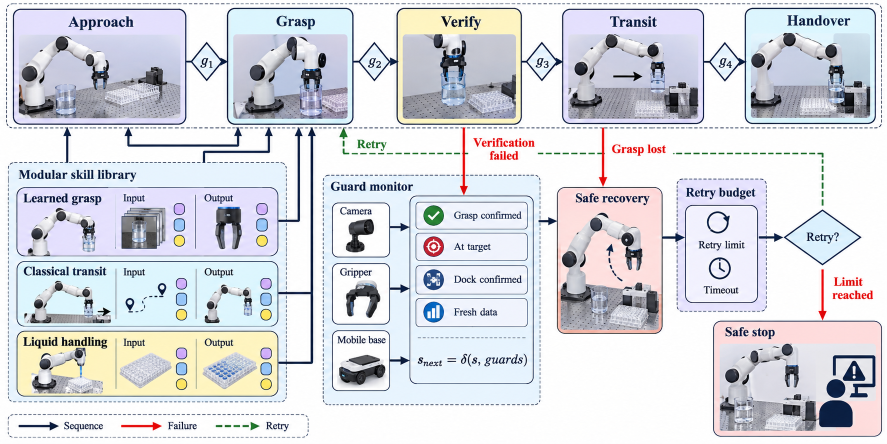
#> input picture ieee_template/images/mechanisms/hsm_recovery_reference_style_before_panda.png, 1774 x 887 px (shown at 1/2 size)
$ python replace_hsm_panda_photos.py
#> lines starting #> are read from the running program, lines starting #| are printed output that depends on the picture; after the words box and inside, x2 and y2 are one past the last pixel; in counts of white or black regions, pixels touching at a corner belong together
"""Replace only raster inset regions, leaving the reference layout unchanged."""
from pathlib import Path
from PIL import Image, ImageOps, ImageDraw
import numpy as np

root = Path(__file__).parent / 'images'
target = root / 'mechanisms/hsm_recovery_reference_style_draft.png'
backup = target.with_name('hsm_recovery_reference_style_before_panda.png')
if not backup.exists():
    backup.write_bytes(target.read_bytes())
base = Image.open(backup).convert('RGB')
#> base is the input picture: PIL image 1774x887 RGB; mean R, G, B 214.8, 216.6, 222.6
out = base.copy()
photos = Image.open(root / 'liquid_operation.png.png').convert('RGB')
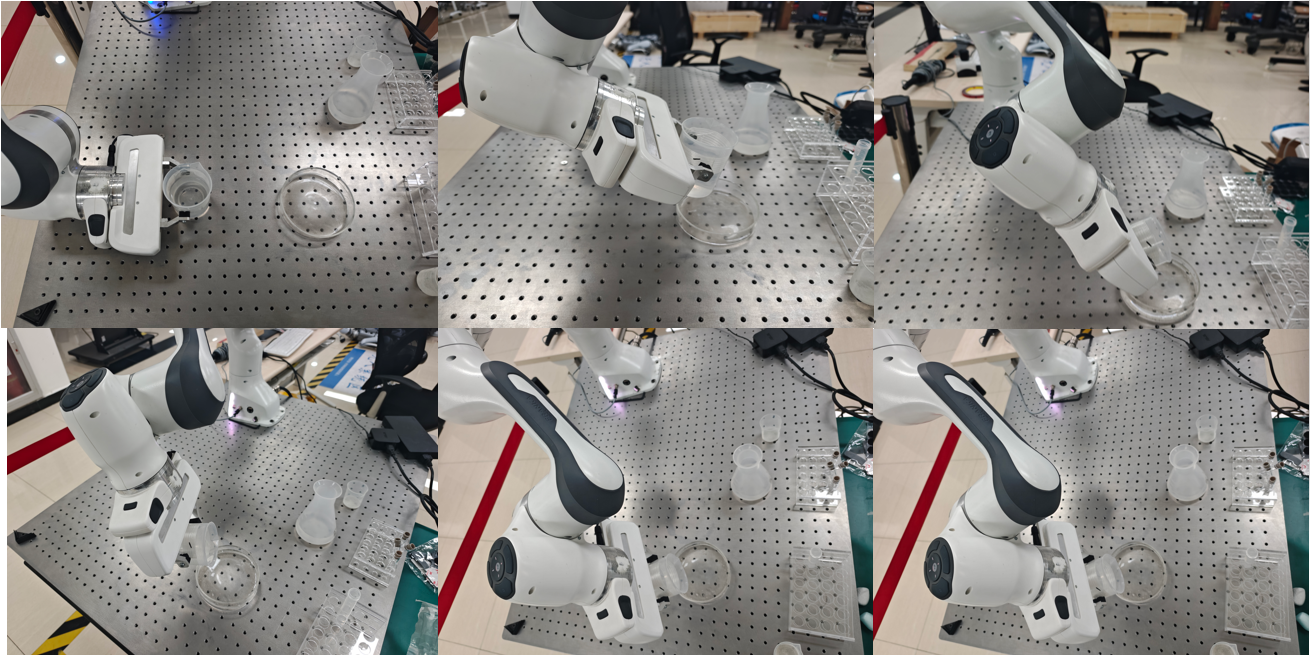
#> input picture ieee_template/images/liquid_operation.png.png, 1310 x 655 px
#> photos is the input picture: PIL image 1310x655 RGB; mean R, G, B 138.1, 135.3, 131.9
w,h = photos.size
#> w = 1310; h = 655

def frame(i):
    r,c = divmod(i,3)
    return photos.crop((c*w//3,r*h//2,(c+1)*w//3,(r+1)*h//2))

changed = Image.new('L',base.size,0)
#> changed: PIL image 1774x887 L; every value is 0
mark = ImageDraw.Draw(changed)

def insert(rect, photo, focus=(.5,.5)):
    x0,y0,x1,y1=rect
    inset=ImageOps.fit(photo,(x1-x0,y1-y0),method=Image.Resampling.LANCZOS,centering=focus)
    out.paste(inset,(x0,y0))
    mark.rectangle((x0,y0,x1-1,y1-1),fill=255)

# Top stages: original Panda photo crops, no pose synthesis.
for rect,i in [((38,70,361,236),0),((466,70,695,237),3),
               ((806,70,1032,237),3),((1136,70,1396,237),4),
               ((1502,69,1740,236),5)]:
    insert(rect,frame(i))
#> this loop made 5 passes
#> (x0 in insert, y0 in insert, x1 in insert, y1 in insert) on passes 1 to 5: (38, 70, 361, 236), (466, 70, 695, 237), (806, 70, 1032, 237), (1136, 70, 1396, 237), (1502, 69, 1740, 236)
#> pass 1, in insert, `inset=ImageOps.fit(photo,(x1-x0,y1-y0),method=Image.Resampling.LANCZOS..`:
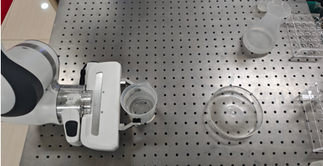
#> inset: PIL image 323x166 RGB; mean R, G, B 133.4, 130.7, 127.4

# Skill library illustrations and image input thumbnails.
insert((49,412,222,509),frame(0))
insert((246,443,310,494),frame(3))
insert((48,561,223,646),frame(4))
#> in insert (call 8), `x0,y0,x1,y1=rect`: x0 = 48; y0 = 561; x1 = 223; y1 = 646
#> in insert (call 8), `inset=ImageOps.fit(photo,(x1-x0,y1-y0),method=Image.Resampling.LANCZOS..`:
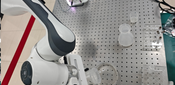
#> inset: PIL image 175x85 RGB; mean R, G, B 149, 145.1, 142.6
insert((398,561,511,646),frame(4))
insert((50,696,218,781),frame(1))
#> in frame (call 10), `return photos.crop((c*w//3,r*h//2,(c+1)*w//3,(r+1)*h//2))`:
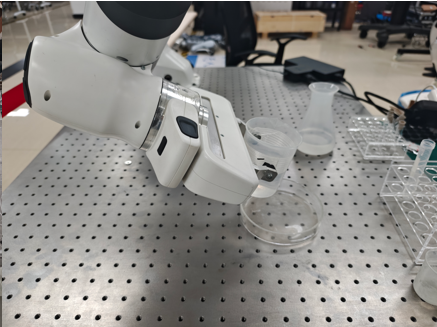
#> returned value: PIL image 437x327 RGB; mean R, G, B 140.1, 137.8, 134.1

# The actual installed gripper, not a generic generated end effector.
gripper=frame(0).crop((78,122,201,274))
insert((409,414,494,502),gripper)
insert((686,568,762,640),gripper)

# Recovery and safe-stop retain their module titles, frame, and operator icon.
insert((1122,418,1318,659),frame(5),focus=(.33,.5))
#> in frame (call 12), `return photos.crop((c*w//3,r*h//2,(c+1)*w//3,(r+1)*h//2))`:
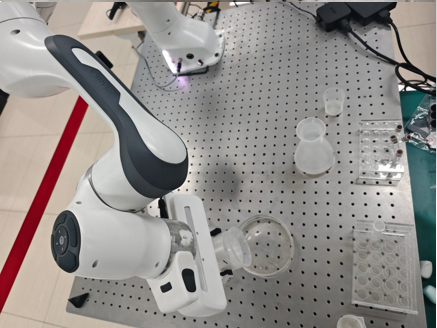
#> returned value: PIL image 437x328 RGB; mean R, G, B 147.3, 143.2, 140.1
#> in insert (call 13), `x0,y0,x1,y1=rect`: x0 = 1122; y0 = 418; x1 = 1318; y1 = 659
#> in insert (call 13), `out.paste(inset,(x0,y0))`:
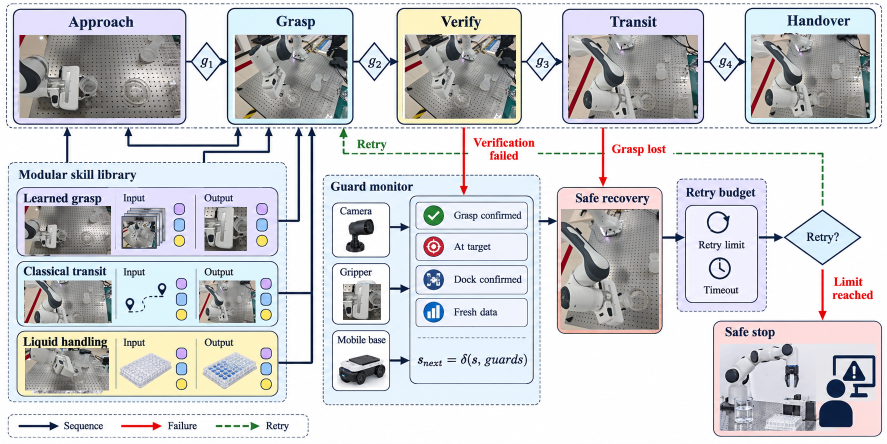
#> out: PIL image 1774x887 RGB (shown at 1/2 size); mean R, G, B 207, 208, 211
insert((1441,689,1633,860),frame(5),focus=(.33,.5))

# Restore original motion arrows on top of the replacement photographs.
for rect in [(1220,139,1287,165),(1208,486,1250,567)]:
    tile=base.crop(rect)
    p=np.asarray(tile)
    # Preserve dark navy/black arrow ink, not peach background.
    mask=((p[:,:,0]<90)&(p[:,:,1]<100)&(p[:,:,2]<130)).astype('uint8')*255
    out.paste(tile,rect[:2],Image.fromarray(mask))

# Prove no pixel outside explicitly replaced inset rectangles was modified.
a,b=np.asarray(base),np.asarray(out)
outside=np.asarray(changed)==0
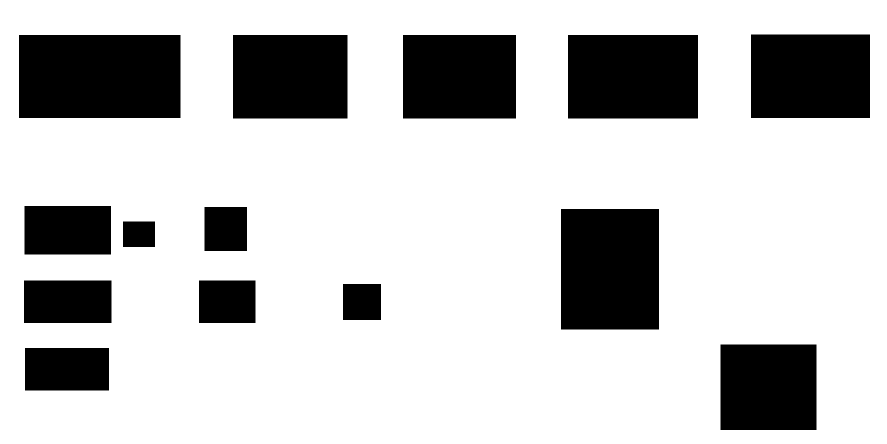
#> outside: shape (887, 1774) bool (shown at 1/2 size); 76.8% white; 14 black regions, largest, box (x1, y1, x2, y2) and area: (38, 70, 361, 236) 53618, (1122, 418, 1318, 659) 47236, (1136, 70, 1396, 237) 43420
assert np.array_equal(a[outside],b[outside]), 'Unexpected layout modification'
out.save(target)
out.save(target.with_name('hsm_recovery_reference_style_panda_photos.png'))
print('Updated the requested original diagram; unchanged layout pixels verified.')
print('Backup:',backup)
